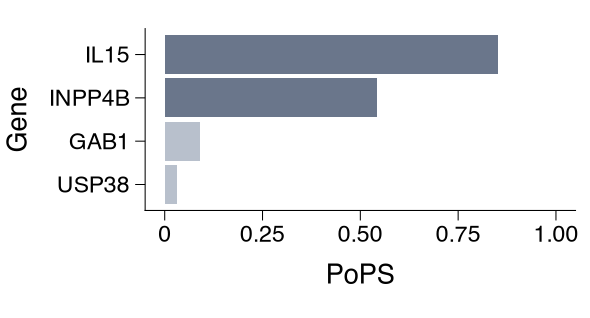

Write R code to recreate this figure.
# Fig 5g — PoPS scores for the genes within 1 Mb of rs7696969 (lymphocyte count): horizontal ranked
# bars, highest at the top, the two prioritised genes in the dark slate and the rest de-emphasised.
#
# Measured from the published vector panel (Fig. 5 is printed at 95 %; values here are / 0.95):
#   panel : 36.6 x 15.5 mm; x 0-1 with the default 5 % padding on BOTH ends (the bars start 0.05 units
#           right of the y axis), breaks every 0.25 labelled 0 / 0.25 / 0.50 / 0.75 / 1.00;
#   rows  : default 0.6-row padding, bars 0.9 of the row; fills #6A768B (IL15, INPP4B) / #B8C0CC (others);
#   text  : 5.5 pt tick labels, upright gene names; 6.5 pt titles "Gene" / "PoPS".
#
#   Rscript figures/fig5g_pops.R   # -> figures/fig5g_pops.{pdf,png}
suppressPackageStartupMessages({ library(ggplot2); library(dplyr); library(patchwork) })
source("R/theme_sce2g.R")

d <- tibble(gene = c("IL15", "INPP4B", "GAB1", "USP38"), pops = c(0.8525, 0.5431, 0.0909, 0.0319),   # digitised bar lengths
            highlight = c(TRUE, TRUE, FALSE, FALSE)) %>% mutate(gene = factor(gene, rev(gene)))
p <- ggplot(d, aes(pops, gene, fill = highlight)) +
  geom_col(width = sce2g$mark_pt$bar_width_fraction) +
  scale_fill_manual(values = c(`TRUE` = "#6A768B", `FALSE` = "#B8C0CC"), guide = "none") +
  scale_x_continuous(breaks = seq(0, 1, 0.25), labels = c("0", "0.25", "0.50", "0.75", "1.00"), limits = c(0, 1)) +
  labs(x = "PoPS", y = "Gene") +
  theme_sce2g()
fig <- p + plot_layout(widths = unit(98.493 / 0.95, "pt"), heights = unit(41.635 / 0.95, "pt"))
save_panel(fig, "figures/fig5g_pops.pdf", width_mm = 50, height_mm = 27)
save_panel(fig, "figures/fig5g_pops.png", width_mm = 50, height_mm = 27)
cat("wrote figures/fig5g_pops.{pdf,png}\n")
